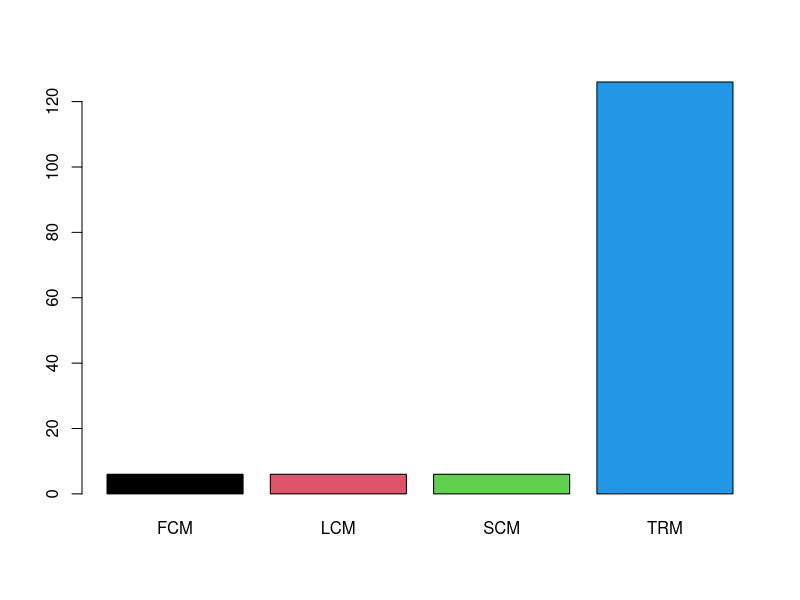
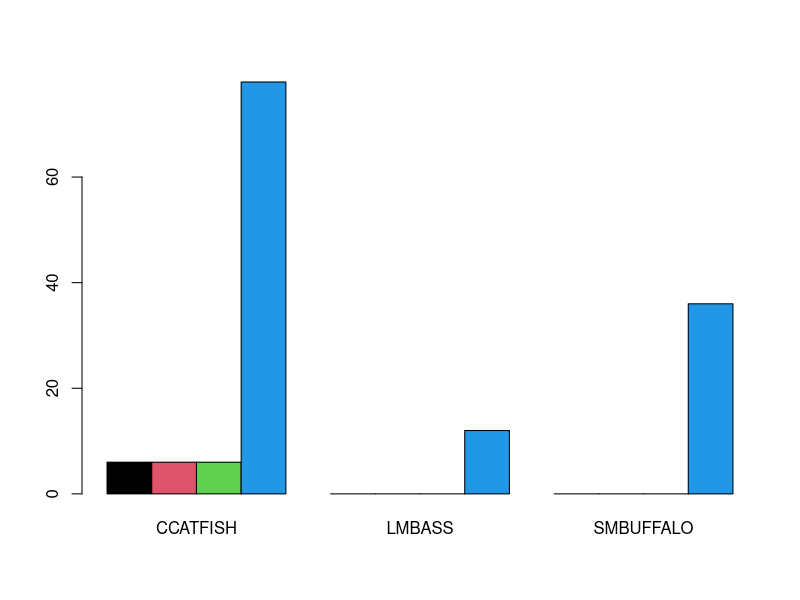
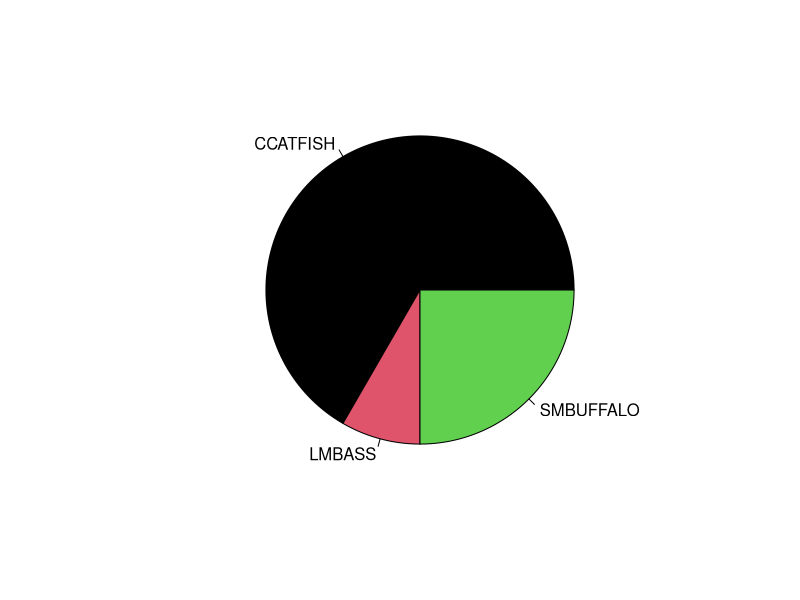
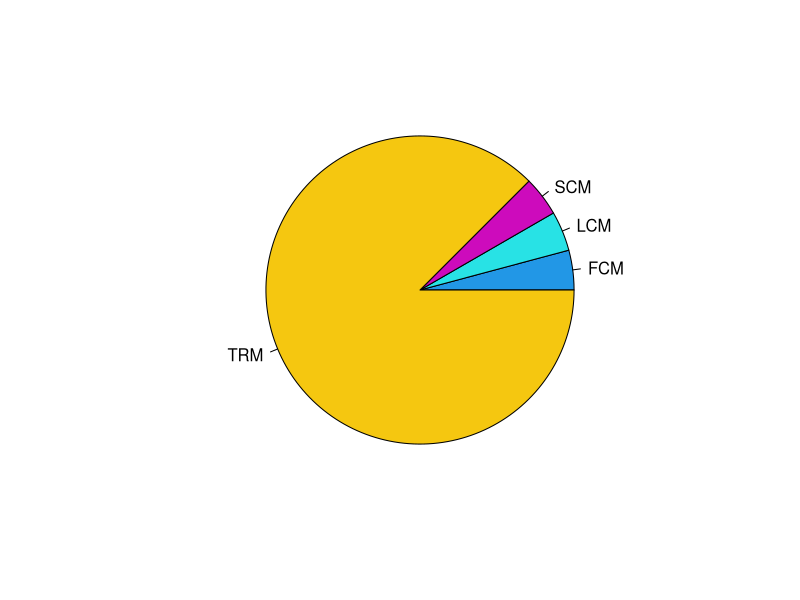
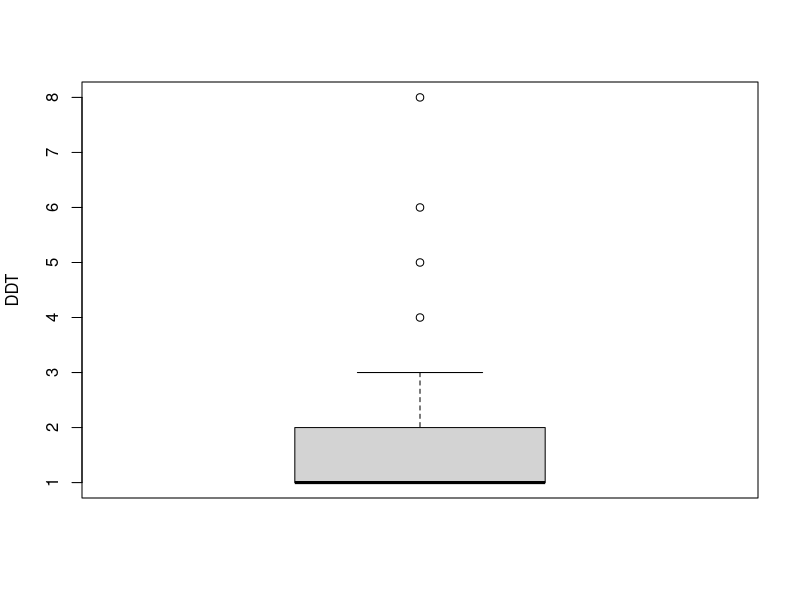
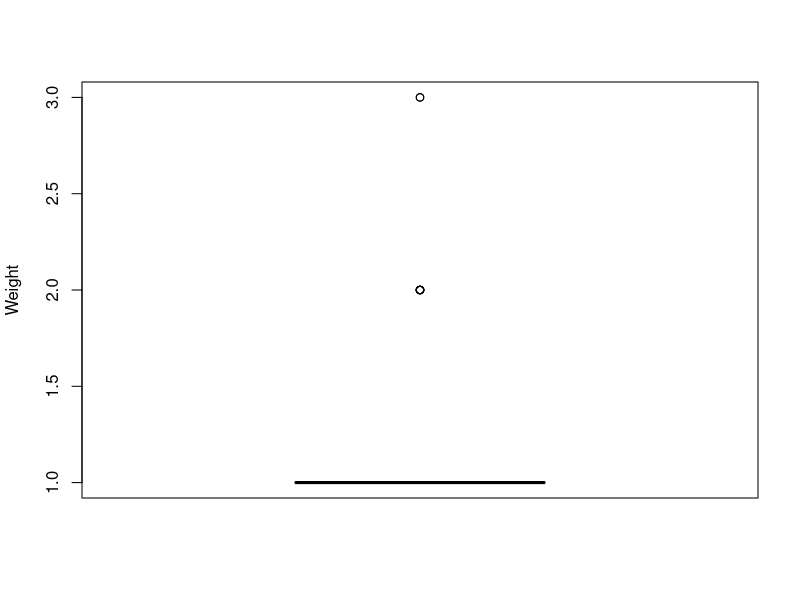
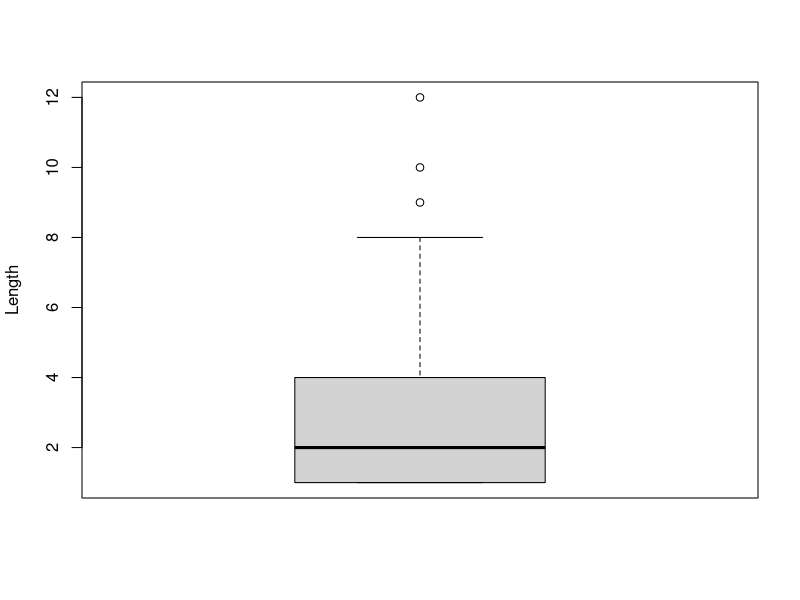
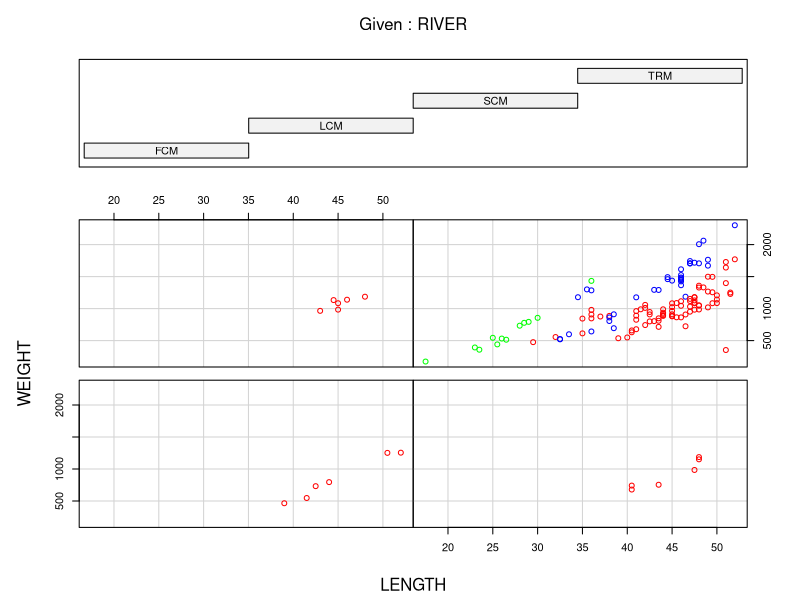

Generate these figures, in order, with R:
## ---- chunk 1
knitr::opts_chunk$set(echo = TRUE)
library(dplyr)
library(ggplot2)
## ---- chunk 2
getwd()
## ---- chunk 3
ddt <- read.csv("DDT.csv")
head(ddt)

## ---- chunk 4
names(ddt)
tab <- table(ddt$SPECIES)
tab
tab2 <- with(ddt, ddt[WEIGHT>800 & SPECIES=="LMBASS",])
tab2
tab3 <-  with(ddt, ddt[DDT>4.0 & RIVER=="SCM",])
tab3
## ---- chunk 5
#Q1.
 mean(ddt$LENGTH)
#Q2.
 sd(ddt$WEIGHT)
#Q3.
 0
#Q4.
 v <- 1:20
 last(v)
## ---- chunk 6
with(ddt, table(RIVER)) -> tab

barplot(tab,beside=TRUE,col=1:4)

with(ddt,table(RIVER,SPECIES)) -> tab2

barplot(tab2,beside=TRUE,col=1:4)
## ---- chunk 7
with(ddt, table(SPECIES)) -> tab
invisible(tab)
pie(tab,col=1:3)

with(ddt, table(RIVER)) -> tab2
invisible(tab2)
pie(tab2,col=4:7)
## ---- chunk 8
with(ddt, table(DDT)) -> tab
invisible(tab)
boxplot(tab,  ylab = "DDT")

with(ddt, table(WEIGHT)) -> tab2
invisible(tab2)
boxplot(tab2,  ylab = "Weight")

with(ddt, table(LENGTH)) -> tab3
invisible(tab3)
boxplot(tab3,  ylab = "Length")
## ---- chunk 9
fishcol=with(ddt,ifelse(SPECIES=="CCATFISH","Red",
                        ifelse(SPECIES=="SMBUFFALO","Blue","Green")))
coplot(WEIGHT~LENGTH|RIVER,data=ddt,col=fishcol)

coplot(DDT~WEIGHT|SPECIES,data=ddt,col=fishcol)
## ---- chunk 10
ggplot(aes(x = SPECIES, y = WEIGHT, fill = RIVER), data = ddt) + geom_boxplot() + ggtitle("Sam Billerbeck")
ggplot(aes(x = RIVER, y = LENGTH, fill = SPECIES), data = ddt) + geom_violin() + ggtitle("Sam Billerbeck")
ggplot(aes(x = WEIGHT, y = LENGTH, fill = SPECIES, colour = SPECIES), data = ddt) + geom_point() + ggtitle("Sam Billerbeck")
